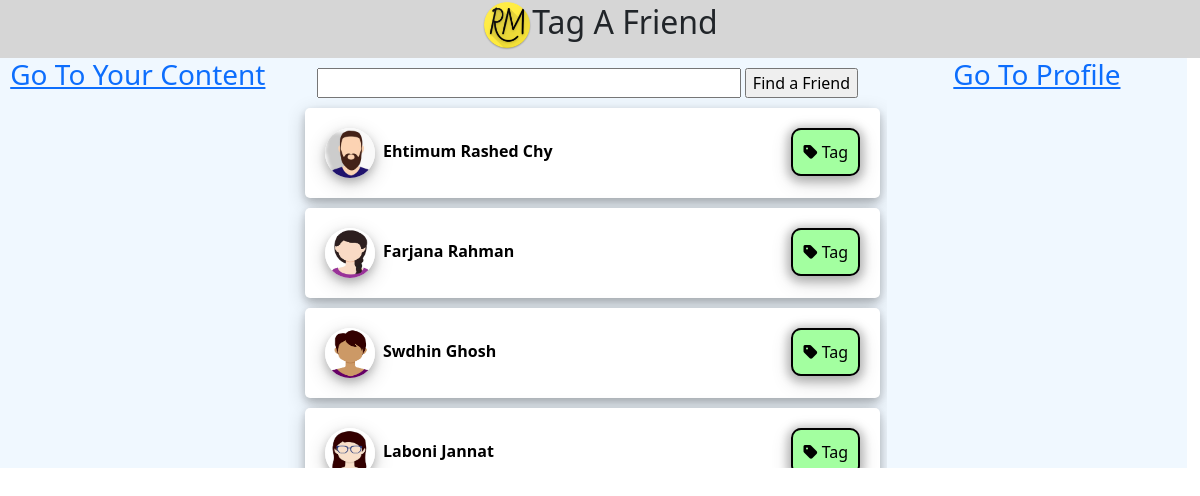
Page /tag.php?pid=172 (signed in) on the earlier database version.
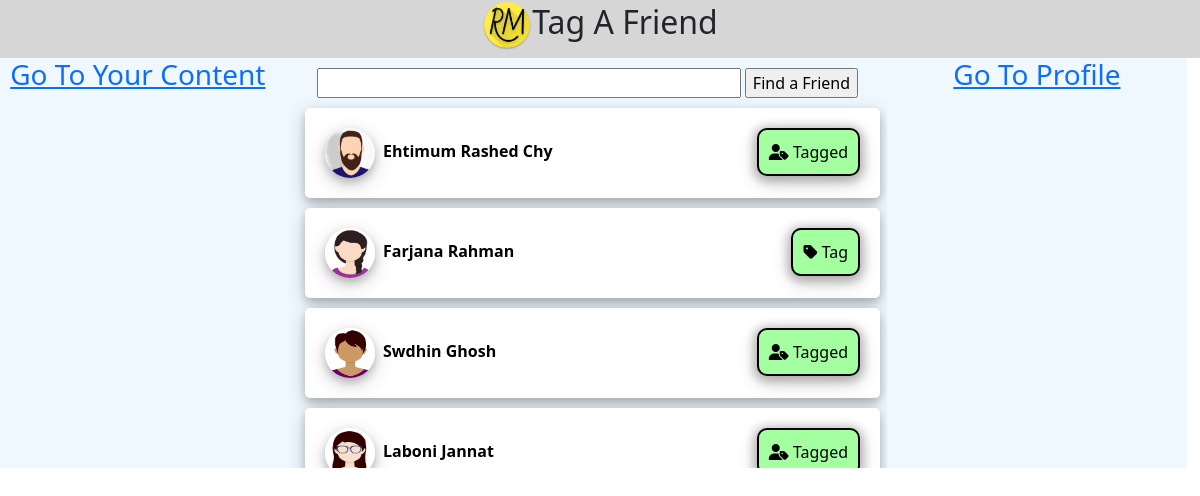
Same page on the later database version.
### tables this page shows
CREATE TABLE `users` (
  `fname` varchar(150) DEFAULT NULL,
  `lname` varchar(150) DEFAULT NULL,
  `uname` varchar(150) DEFAULT NULL,
  `email` varchar(150) DEFAULT NULL,
  `phone` varchar(150) DEFAULT NULL,
  `job` varchar(150) DEFAULT NULL,
  `about` varchar(500) DEFAULT NULL,
  `pass` varchar(150) DEFAULT NULL,
  `id` int(11) NOT NULL,
  `verified` varchar(20) DEFAULT NULL,
  `flag` int(11) DEFAULT 0,
  `content_count` int(11) DEFAULT 0,
  `pro_pic` varchar(500) DEFAULT NULL,
  `temp_id` varchar(50) DEFAULT NULL,
  `date_of_birth` varchar(100) DEFAULT NULL,
  `religion` varchar(100) DEFAULT NULL,
  `language` varchar(100) DEFAULT NULL,
  `relation` varchar(100) DEFAULT NULL,
  `blood` varchar(100) DEFAULT NULL,
  `nation` varchar(100) DEFAULT NULL,
  `address` varchar(100) DEFAULT NULL,
  `gender` varchar(50) DEFAULT NULL,
  `politics` varchar(50) DEFAULT NULL,
  `sports` varchar(400) DEFAULT NULL,
  `hobby` varchar(400) DEFAULT NULL,
  `temp_id2` varchar(50) DEFAULT NULL,
  `status` varchar(50) DEFAULT NULL,
  `s_verified` varchar(50) DEFAULT NULL
);

### tag.php (the view, shortened to what this page needs)
<?php
$uid = -99;
if (isset($_SESSION["logid"])) {
    $uid = $_SESSION['logid'];
} else {
    header('Location: logreg.php');
}
class create_friendlist
{
    public $class_con;
    function get_con()
    {
        include('include/connection.php');
        $this->class_con = $con;
    }
    function check_friendlist($lid, $pid)
    {
        $return_value = false;
        $fsql = "SELECT * FROM friend_list WHERE sid = '$lid' AND rid = '$pid' AND stat = 'a'";
        $fresult = mysqli_query($this->class_con, $fsql);
        $fcount = mysqli_num_rows($fresult);
        if ($fcount > 0) {
            $return_value = true;
        }
        $f2sql = "SELECT * FROM friend_list WHERE sid = '$pid' AND rid = '$lid' AND stat = 'a'";
        $f2result = mysqli_query($this->class_con, $f2sql);
        $f2count = mysqli_num_rows($f2result);
        if ($f2count > 0) {
            $return_value = true;
        }
        return $return_value;
    }
    function get_author_propic($aid)
    {
        $apic = "ext-files/user/default.jpg";
        $asql = "SELECT * FROM users WHERE id = '$aid'";
        $ares = mysqli_query($this->class_con, $asql);
        while ($class_arow = mysqli_fetch_assoc($ares)) {
            if (!(empty($class_arow['pro_pic']))) {
                $apic = "ext-files/user/" . $class_arow['pro_pic'];
            }
        }
        return $apic;
    }
    function istagged($pid, $tid){
        $rt = false;
        $tsql = "SELECT * FROM tag_list WHERE post_id = '$pid' AND tag_id = '$tid'";
        $res = mysqli_query($this->class_con, $tsql);
        $count = mysqli_num_rows($res);
        if($count>0){
            $rt = true;
        }
        return $rt;
    }
    function generate($uid)
    {
        $slq_pro = "SELECT * FROM users";
        $class_result_pro = mysqli_query($this->class_con, $slq_pro);
        while ($class_row_pro = mysqli_fetch_assoc($class_result_pro)) {
            $propicid = $class_row_pro['id'];
            $show_or_not = $this->check_friendlist($uid, $propicid);
            $propic_link_prores = $this->get_author_propic($propicid);
            $pid = -99;
            $op = "tag";
            $tg = '<i class="fas fa-tag"></i> Tag';
            if(isset($_GET['pid'])){
                $pid = $_GET['pid'];
            }
            if($this->istagged($pid, $class_row_pro['id'])){
                $tg = '<i class="fas fa-user-tag"></i> Tagged';
                $op = 'untag';
            }
            if ($show_or_not) {
                echo '<div class="card-main">
                <a title="View User Profile" class="unformatted-link homepage-poster-name" href="view_user.php?uid=' . $class_row_pro['id'] . '">
                    <img class="profile-pic-home-post" src="' . $propic_link_prores . '">
                &nbsp' . $class_row_pro['fname'] . ' ' . $class_row_pro['lname'] . '</a>
                <a class="tag-btn" href="subdir/tagadd.php?pid='.$pid.'&tid='.$class_row_pro['id'].'&op='.$op.'">'.$tg.'</a>
            </div>';
            }
        }
    }
}
?>
<!DOCTYPE html>
<html lang="en">
<head>
    <link rel="stylesheet" href="assets/fontawesome/css/all.css">
    <link rel="stylesheet" href="assets/bootstrap/css/bootstrap.min.css">
    <link rel="stylesheet" href="css/style.css?v=<?php echo time(); ?>">
</head>
<body>
    <div style="background-color: rgb(214, 214, 214);">
        <div class="row">
            <div class="col-sm-12" style="text-align:center;">
                <h2><a href="index.php"><img src="files/logo/rm.png" height="50px" width="50px"></a>Tag A Friend</h2>
            </div>
        </div>
    </div>
    <div class="row" style="background-color:aliceblue; width: 99.9%;">
        <div class="col-sm-3 home1 hide-in-mobile" style="overflow-y:scroll;" id="home1">
            <a href="your_contents.php">
                <h3 style="text-align:center;">Go To Your Content</h3>
            </a>
        </div>
        <div class="col-sm-6" style="overflow-y:scroll;" id="home2">
            <div class="find-friend" style="text-align: center; margin-top: 10px;">
                <form id=f1 name="f1" action="" onSubmit="if(this.t1.value!=null && this.t1.value!='')findString(this.t1.value);return false">
                    <input type="text" id="t1" name="t1" value="" size=40>
                    <input type="submit" name="b1" value="Find a Friend">
                </form>
            </div>
            <?php
            $gen = new create_friendlist();
            $gen->get_con();
            $gen->generate($uid);
            ?>
        </div>
        <div class="col-sm-3 hide-in-mobile" style="overflow-y:scroll;" id="home3">
            <a href="profile.php">
                <h3 style="text-align:center;">Go To Profile</h3>
            </a>
        </div>
    </div>
</body>
</html>

Differences in the rows shown:
changed users "Ehtimum Rashed": text "Tag" → "Tagged"
changed users "Swdhin": text "Tag" → "Tagged"
changed users "Laboni": text "Tag" → "Tagged"
